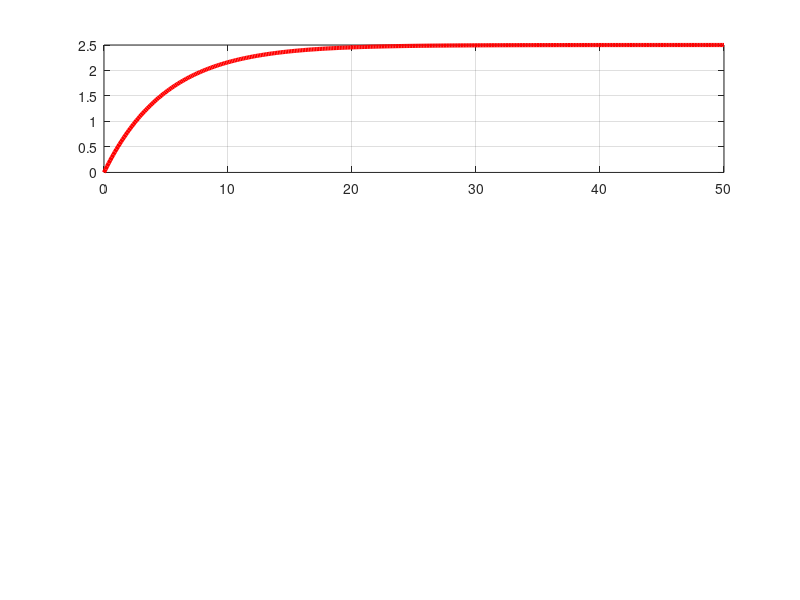

MATLAB code for this plot: (Note: this script raises an error after producing the figure.)
% Spencer Iannantuono
% 11/13/23
% ECE 202 Excersize M7
% Plotting voltage, current, and power absorbed for a charging inductor
% all in one plot window

clear

% ----- Givens

v0 = 5; % voltage source (Volts)
L = 10; % inductance (mH)
R = 2; % resistance (Ohms)
T = L / R; % time constant tau
I_final = v0 / R; % Steady-state current (A)

% ----- Time setup

N = 400; % amount of intervals
t_end = 10 * T; % Ending time
t = linspace(0, t_end, 401); % time array

% ----- Calculations

it = I_final * (1 - exp(-t/T)); % current over time
vt = v0 * exp(-t/T); % voltage over time
pt = it .* vt; % power over time

% ----- Plot

figure('Position',[200,200,1000,750]);

% first subplot
subplot(3,1,1)
plot(t,it, 'r', 'LineWidth',3)
grid on;
ax = gca; ax.FontSize = 13;
ylabel('Current (A)', FontSize=15, FontWeight='bold')
ylim([0,3])

% add LaTeX text for fist subplot
text(28, 0.5, '$i(t) = 2.5 \cdot (1 - e^{-\frac{t}{5}})$',...
'Interpreter', 'latex', 'FontSize', 20)

% second subplot
subplot(3,1,2)
plot(t,vt, 'g', 'LineWidth',3)
grid on;
ax = gca; ax.FontSize = 13;
ylabel('Voltage (V)', FontSize=15, FontWeight='bold')
ylim([0,6])

% add LaTeX text for second subplot
text(41, .5, '$v(t) = 5 \cdot e^{-\frac{t}{5}}$',...
'Interpreter', 'latex', 'HorizontalAlignment', 'right',...
'VerticalAlignment', 'bottom', 'FontSize', 20)

% third subplot
subplot(3,1,3)
plot(t,pt, 'b', 'LineWidth',3)
grid on;
ax = gca; ax.FontSize = 13;
ylabel('Power (W)', FontSize=15, FontWeight='bold')
xlabel('Time (ms)', FontSize=15, FontWeight='bold')
ylim([0,3.5])

% add LaTeX text for third subplot
text(45, 0.1, '$p(t) = v(t) \cdot i(t)$',...
'Interpreter', 'latex', 'HorizontalAlignment', 'right',...
'VerticalAlignment', 'bottom', 'FontSize', 20)

% Super title
sgt = sgtitle({'ECE 202 Excersize M7: Current, Voltage, and Power', ...
['absorbed for a charging inductor ($V_0 = 5\mathrm{V}, R = ' ...
'2\Omega, L = 10\mathrm{mH}$)']}, 'Interpreter', 'latex');
sgt.FontSize = 20;

% ----- Compute energy differences

% Final energy in inductor
W_final = 0.5 * L * I_final^2;

% Total energy absorbed
W_absorbed = trapz(t, pt); % Using trapezoidal numerical integration

% percent error, should be 0
percent_error = 100 * (W_final - W_absorbed) / W_final

% Output Results
fprintf('Final Energy Stored in Inductor: %f mH\n', W_final);
fprintf('Total Energy Absorbed: %f mH\n', W_absorbed);
fprintf('Difference in energy: %f\n', W_final-W_absorbed)
fprintf('Percent Error: %f%%\n', percent_error); 

